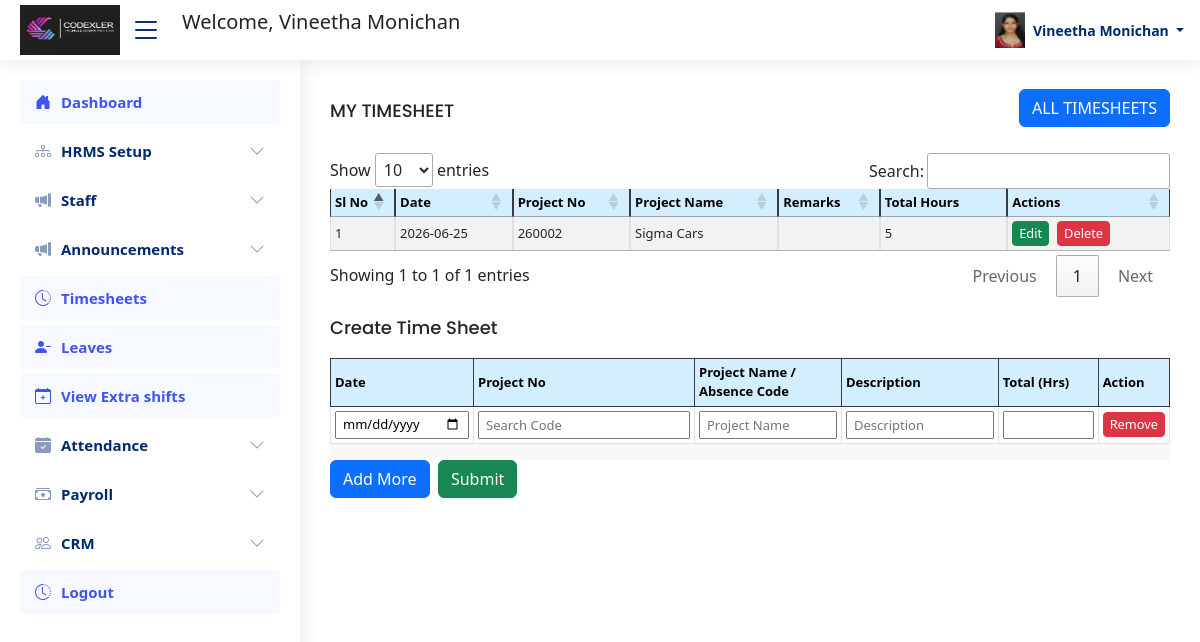
Screenshot of /view_timesheets_admin (signed in) with the database file from the repository.
### codex_app/models.py (models this page shows, shortened)
class Registration(models.Model):
    Emp_Id = models.CharField(max_length=200, null=True, blank=True)
    First_name = models.CharField(max_length=200, null=True, blank=True)
    department = models.ForeignKey(
        Department,
        on_delete=models.SET_NULL,
        null=True,
        blank=True
    )
    designation = models.ForeignKey(
        Designation,
        on_delete=models.SET_NULL,
        null=True,
        blank=True
    )
    Email = models.EmailField(max_length=200, null=True, blank=True)
    Password = models.CharField(max_length=200, null=True, blank=True)
    Mobile_Number = models.CharField(max_length=200, null=True, blank=True)
    Registration_date = models.DateField(null=True, blank=True)
    Image = models.ImageField(upload_to='images/', null=True, blank=True)
    Gender = models.CharField(max_length=200, null=True, blank=True)
    Address = models.CharField(max_length=1000, null=True, blank=True)
    Location = models.CharField(max_length=1000, null=True, blank=True)
    User_role = models.CharField(max_length=200, null=True, blank=True)
    user = models.OneToOneField(
        User,
        on_delete=models.CASCADE,
        null=True,
        blank=True
    )

class Create_Timesheet_Line(models.Model):
    timesheet = models.ForeignKey(
        Create_Timesheet,
        on_delete=models.CASCADE,
        related_name="timesheet_lines",
        null=True,
        blank=True
    )
    staff_list = models.ForeignKey(
        Registration,
        on_delete=models.CASCADE,
        related_name="timesheet_lines",
        null=True,
        blank=True
    )
    project_name = models.CharField(max_length=200, null=True, blank=True)
    project_no = models.CharField(max_length=200, null=True, blank=True)
    remarks = models.CharField(max_length=200, null=True, blank=True)
    date = models.DateField(null=True, blank=True)
    total_hours_taken = models.IntegerField(default=0, null=True, blank=True)
    duration_hours = models.IntegerField(default=0, null=True, blank=True)
    duration_minutes = models.IntegerField(default=0, null=True, blank=True)
    STATUS_CHOICES = (
        ('Pending', 'Pending'),
        ('Ongoing', 'Ongoing'),
        ('Completed', 'Completed'),
    )
    status = models.CharField(
        max_length=20,
        choices=STATUS_CHOICES,
        default='Pending'
    )

### codex_app/views.py (the view)
# urls.py: path('view_timesheets_admin', views.view_timesheets_admin, name='view_timesheets_admin'),
def view_timesheets_admin(request):
    bok = get_object_or_404(Registration, id=request.session.get('logg'))
    timesheets = Create_Timesheet_Line.objects.filter(staff_list_id=bok.id)
    return render(request, 'view_timesheets_admin.html', {'timesheets': timesheets, 'bok': bok})

### templates/view_timesheets_admin.html (shortened to what this page needs)
{% include 'admin_navbar.html' %}
{% load static %}
<!DOCTYPE html>
<html lang="en">
<head>
    <link href="https://cdn.jsdelivr.net/npm/bootstrap@5.3.0/dist/css/bootstrap.min.css" rel="stylesheet">
    <link rel="stylesheet" href="https://pro.fontawesome.com/releases/v5.10.0/css/all.css">
    <link rel="stylesheet" href="https://cdn.datatables.net/1.13.4/css/jquery.dataTables.min.css">
</head>
<body>
<main id="main" class="main">
  <div class="d-flex justify-content-between align-items-center mt-0.15">
    <h3 class="card-title">MY TIMESHEET</h3>
    <button type="button" class="btn btn-primary" onclick="location.href='{% url 'view_all_timesheets' %}'">
      ALL TIMESHEETS
    </button>
  </div>
  <div class="table-responsive mt-3">
    <table id="projectTable" class="table table-striped table-bordered compact-table">
      <thead class="table-dark">
        <tr>
          <th style="background-color: #D3EEFF; color: black;">Sl No</th>
          <th style="background-color: #D3EEFF; color: black;">Date</th>
          <th style="background-color: #D3EEFF; color: black;">Project No</th>
          <th style="background-color: #D3EEFF; color: black;">Project Name</th>
          <th style="background-color: #D3EEFF; color: black;">Remarks</th>
          <th style="background-color: #D3EEFF; color: black;">Total Hours</th>
          <th style="background-color: #D3EEFF; color: black;">Actions</th>
        </tr>
      </thead>
      <tbody>
        {% for timesheet in timesheets|dictsortreversed:"id"  %}
        <tr class="timesheet-row" data-id="{{ timesheet.timesheet.id }}" data-project-no="{{ timesheet.project_no }}"
            data-project-name="{{ timesheet.project_name }}" data-start-date="{{ timesheet.date|date:'Y-m-d' }}"
            data-total-hours="{{ timesheet.total_hours_taken }}" data-remarks="{{ timesheet.remarks }}"
            data-admin-id="{{ timesheet.admin_list.id }}" data-week-no="{{ timesheet.timesheet.week_no|default:'' }}"
            data-location="{{ timesheet.timesheet.location|default:'' }}">
          <td >{{ forloop.counter }}</td>
          <td>{{ timesheet.date|date:'Y-m-d' }}</td>
          <td>{{ timesheet.project_no }}</td>
          <td>{{ timesheet.project_name }}</td>
          <td>{{ timesheet.remarks }}</td>
          <td>{{ timesheet.total_hours_taken }}</td>
          <td>
            <div class="d-flex gap-2">
              <button style="font-size: 0.8rem;" class="btn btn-success btn-sm edit-timesheet-btn" data-bs-toggle="modal"
                      data-bs-target="#editTimesheetModal" data-url="{% url 'update_timesheet_admin' timesheet_id=timesheet.id %}"
                      data-project-no="{{ timesheet.project_no }}" data-project-name="{{ timesheet.project_name }}"
                      data-start-date="{{ timesheet.start_datetime|date:'Y-m-d' }}" data-due-date="{{ timesheet.end_datetime|date:'Y-m-d' }}"
                      data-remarks="{{ timesheet.remarks }}" data-admin-list="{{ timesheet.admin_list }}"
                      data-week-no="{{ timesheet.week_no }}" data-location="{{ timesheet.location }}">
                Edit
              </button>
              <button style="font-size: 0.8rem;" class="btn btn-danger btn-sm" onclick="confirmDelete('{% url 'delete_timesheet_admin' timesheet.id %}')">Delete</button>
            </div>
          </td>
        </tr>
        {% empty %}
        <tr>
          <td colspan="6" class="text-center">No timesheets available</td>
        </tr>
        {% endfor %}
      </tbody>
    </table>
  </div>
<h3 class="card-title">Create Time Sheet</h3>
<form action="{% url 'add_timesheet_admin' %}" method="post" class="form" novalidate>
  <div class="table-responsive mt-1" style="background-color: #f8f8f8;"style="margin-top: -15px;">
    <table class="table table-bordered table-hover compact-table" id="timesheet-table">
      <thead class="table-dark">
        <tr>
          <th style="background-color: #D3EEFF; color:black;">Date</th>
          <th style="background-color: #D3EEFF; color:black;">Project No</th>
          <th style="background-color: #D3EEFF; color:black;">Project Name / Absence Code</th>
          <th style="background-color: #D3EEFF; color:black;">Description</th>
          <th style="background-color: #D3EEFF; color:black; width:100px;">Total (Hrs)</th>
          <th style="background-color: #D3EEFF; color:black;">Action</th>
        </tr>
      </thead>
      <tbody id="timesheet-lines">
        <tr>
          <td>
            <input type="date" id="date" name="date" required>
          </td>
          <td>
            <input type="text" class="project-search" name="project_no" placeholder="Search Code" required>
          </td>
          <td>
            <input type="text" class="project-name" name="project_name" placeholder="Project Name" style="width:100%;">
          </td>
          <td>
            <input class="remarks" name="remarks" placeholder="Description" style="width:100%;">
          </td>
          <td>
            <input type="text" id="total_hours_taken" name="total_hours_taken" style="width:100%;" required>
          </td>
          <td>
            <button type="button" style="font-size: 0.8rem;" class="btn btn-danger btn-sm" onclick="removeRow(this)">Remove</button>
          </td>
        </tr>
      </tbody>
    </table>
  </div>
  <div class="d-flex">
    <button type="button" class="btn btn-primary" onclick="addTimesheetLine()">Add More</button>&nbsp;&nbsp;
    <button type="submit" class="btn btn-success">Submit</button>
  </div>
</form>
</main>
</body>
</html>

### templates/admin_navbar.html (shortened to what this page needs)
{% load static %}
<!DOCTYPE html>
<html lang="en">
<head>
  <link rel="stylesheet" href="https://pro.fontawesome.com/releases/v5.10.0/css/all.css">
  <link rel="stylesheet" href="https://cdn.jsdelivr.net/npm/bootstrap@5.3.0/dist/css/bootstrap.min.css">
  <link rel="stylesheet" href="{% static 'assets/vendor/bootstrap-icons/bootstrap-icons.css' %}">
  <link rel="stylesheet" href="{% static 'assets/vendor/boxicons/css/boxicons.min.css' %}">
  <link rel="stylesheet" href="{% static 'assets/vendor/quill/quill.snow.css' %}">
  <link rel="stylesheet" href="{% static 'assets/vendor/remixicon/remixicon.css' %}">
  <link rel="stylesheet" href="{% static 'assets/vendor/simple-datatables/style.css' %}">
  <link rel="stylesheet" href="{% static 'assets/css/style.css' %}">
</head>
<body>
  <header id="header" class="header fixed-top d-flex align-items-center" >
    <div class="d-flex align-items-center justify-content-between" >
      <a href=""><img src="{% static 'logo_c_frame.jpeg' %}" width="100" height="50" alt=""></a>
      <i class="bi bi-list toggle-sidebar-btn"></i>
    </div>
    <div class="search-bar" >
      <p style="font-size:20px;">Welcome, {{ bok.First_name }}
     </p>
    </div>
    <nav class="header-nav ms-auto">
      <ul class="d-flex align-items-center" >
        <li class="nav-item dropdown pe-3" >
          <a class="nav-link nav-profile d-flex align-items-center pe-0" href="#" data-bs-toggle="dropdown" style="background-color: white;">
            <img src="/media/{{ bok.Image }}" alt="" width="30" style="background-color: white;">
            <span class="d-none d-md-block dropdown-toggle ps-2" style="background-color: white;">{{ bok.First_name }}</span>
          </a>
        </li>
      </ul>
    </nav>
  </header>
  <aside id="sidebar" class="sidebar" >
    <ul class="sidebar-nav" id="sidebar-nav">
      <li class="nav-item">
        <a class="nav-link {% if request.resolver_match.url_name == 'admin_home' %}active{% endif %}" href="{% url 'admin_home' %}" >
          <i class="bi bi-house-door-fill"></i> Dashboard
        </a>
      </li>
          <li class="nav-item">
    <a class="nav-link collapsed"
       data-bs-target="#hrms-nav"
       data-bs-toggle="collapse"
       href="#">
        <i class="bi bi-diagram-3"></i>
        <span>HRMS Setup</span>
        <i class="bi bi-chevron-down ms-auto"></i>
    </a>
</li>
      <li class="nav-item">
  <a class="nav-link collapsed"
     data-bs-toggle="collapse"
     href="#employee-nav">
    <i class="bi bi-megaphone-fill"></i>
    <span>Staff</span>
    <i class="bi bi-chevron-down ms-auto"></i>
  </a>
</li>
<li class="nav-item">
  <a class="nav-link collapsed"
     data-bs-toggle="collapse"
     href="#announcement-nav">
    <i class="bi bi-megaphone-fill"></i>
    <span>Announcements</span>
    <i class="bi bi-chevron-down ms-auto"></i>
  </a>
</li>
      <li class="nav-item">
        <a class="nav-link {% if request.resolver_match.url_name == 'all_view_timesheet_admin' %}active{% endif %}" href="{% url 'all_view_timesheet_admin' %}" >
          <i class="bi bi-clock-history" ></i> Timesheets
        </a>
      </li>
      <li class="nav-item">
        <a class="nav-link {% if request.resolver_match.url_name == 'view_leaves_admin_all' %}active{% endif %}" href="{% url 'view_leaves_admin_all' %}">
          <i class="bi bi-person-dash-fill"></i> Leaves
        </a>
      </li>
      <li class="nav-item">
        <a class="nav-link {% if request.resolver_match.url_name == 'view_additional_days_admin' %}active{% endif %}" href="{% url 'view_additional_days_admin' %}" >
          <i class="bi bi-calendar-plus" ></i> View Extra shifts
        </a>
      </li>
     <li class="nav-item">
    <a class="nav-link collapsed"
       data-bs-toggle="collapse"
       href="#attendanceMenu">
        <i class="bi bi-calendar-check-fill"></i>
        <span>Attendance</span>
        <i class="bi bi-chevron-down ms-auto"></i>
    </a>
</li>
<li class="nav-item">
  <a class="nav-link collapsed"
     data-bs-target="#payroll-nav"
     data-bs-toggle="collapse"
     href="#"
    >
    <i class="bi bi-cash-stack" ></i>
    Payroll
    <i class="bi bi-chevron-down ms-auto"></i>
  </a>
</li>
      <li class="nav-item">
    <a class="nav-link collapsed"
       data-bs-target="#crm-nav"
       data-bs-toggle="collapse"
       href="#">
        <i class="bi bi-people"></i>
        <span>CRM</span>
        <i class="bi bi-chevron-down ms-auto"></i>
    </a>
</li>
   <li class="nav-item">
        <a class="nav-link {% if request.resolver_match.url_name == 'logout' %}active{% endif %}" href="{% url 'logout' %}" >
          <i class="bi bi-clock-history" ></i> Logout
        </a>
      </li>
    </ul>
  </aside>
</body>
</html>

### static/assets/css/style.css (style rules this page uses)
:root { scroll-behavior: smooth; }
body { font-family: "Open Sans", sans-serif; background: #f6f9ff; color: #444444; }
a { color: #4154f1; text-decoration: none; }
h1, h2, h3, h4, h5, h6 { font-family: "Nunito", sans-serif; }
#main { margin-top: 60px; padding: 20px 30px; transition: all 0.3s; }
.card-title { padding: 20px 0 15px 0; font-size: 18px; font-weight: 500; color: #012970; font-family: "Poppins", sans-serif; }
.header { transition: all 0.5s; z-index: 997; height: 60px; box-shadow: 0px 2px 20px rgba(1, 41, 112, 0.1); background-color: #fff; padding-left: 20px; }
.header .toggle-sidebar-btn { font-size: 32px; padding-left: 10px; cursor: pointer; color: #012970; }
.header .search-bar { min-width: 360px; padding: 0 20px; }
.header-nav ul { list-style: none; }
.header-nav>ul { margin: 0; padding: 0; }
.header-nav .nav-profile { color: #012970; }
.header-nav .nav-profile img { max-height: 36px; }
.header-nav .nav-profile span { font-size: 14px; font-weight: 600; }
.sidebar { position: fixed; top: 60px; left: 0; bottom: 0; width: 300px; z-index: 996; transition: all 0.3s; padding: 20px; overflow-y: auto; scrollbar-width: thin; scrollbar-color: #aab7cf transparent; box-shadow: 0px 0px 20px rgba(1, 41, 112, 0.1); background-color: #fff; }
@media (min-width: 1200px) { #main, #footer { margin-left: 300px; } }
.sidebar-nav { padding: 0; margin: 0; list-style: none; }
.sidebar-nav li { padding: 0; margin: 0; list-style: none; }
.sidebar-nav .nav-item { margin-bottom: 5px; }
.sidebar-nav .nav-link { display: flex; align-items: center; font-size: 15px; font-weight: 600; color: #4154f1; transition: 0.3; background: #f6f9ff; padding: 10px 15px; border-radius: 4px; }
.sidebar-nav .nav-link i { font-size: 16px; margin-right: 10px; color: #4154f1; }
.sidebar-nav .nav-link.collapsed { color: #012970; background: #fff; }
.sidebar-nav .nav-link.collapsed i { color: #899bbd; }
.sidebar-nav .nav-link .bi-chevron-down { margin-right: 0; transition: transform 0.2s ease-in-out; }

### templates/view_timesheets_admin.html (style rules this page uses)
.compact-table th, .compact-table td { padding: 4px !important; font-size: 13px; vertical-align: middle; }
.compact-table input { height: 28px; font-size: 13px; padding: 2px 6px; }
.btn-sm { padding: 2px 6px; font-size: 12px; }

### rows the page displays
Registration: First_name "Vineetha Monichan", Image (picture)
Create_Timesheet_Line: date "2026-06-25", project_no "260002", project_name "Sigma Cars", total_hours_taken "5"
